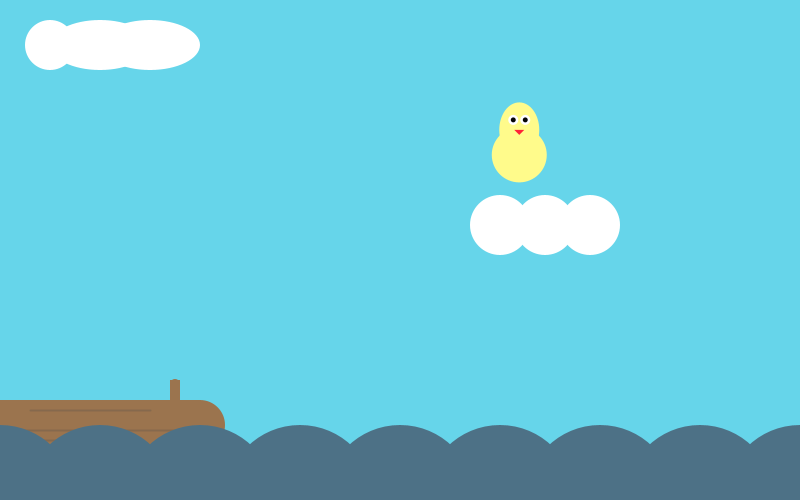
Frame 1 (no input)
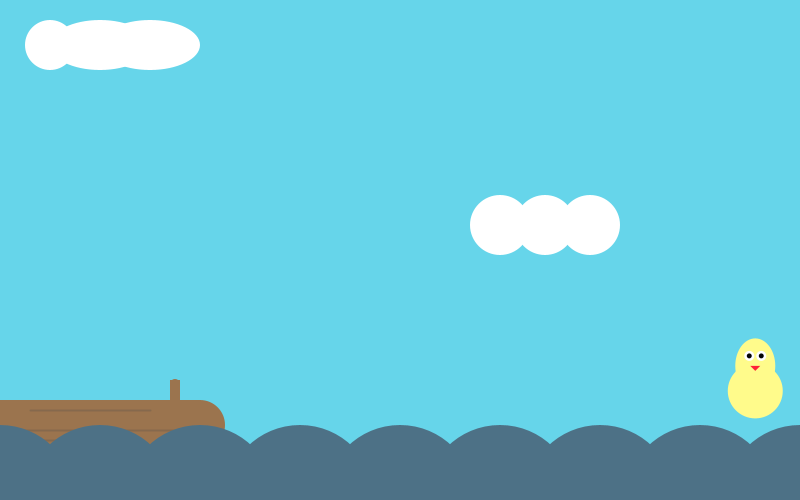
Frame 60 (the mouse pressed at the canvas centre just before this capture)
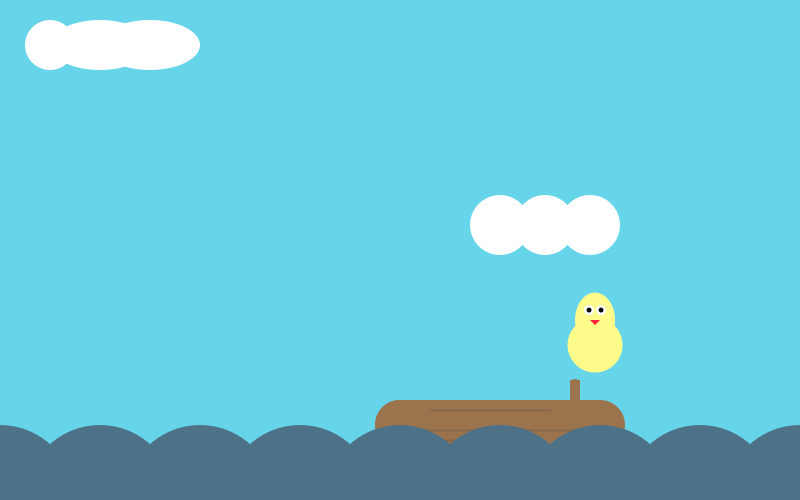
Frame 120 (the mouse held since frame 60 and released just before this capture)

The Processing sketch that drew these frames (run headless with seeded random() and noise(); from frame 60 on, the mouse is pressed at the canvas centre):

// Processing sketch: processing_182726
// ── processing_182726.pde



float xaigua = 0;
float yaigua = 500;
float maigua = 150;

//control nube
float xnube = 50;
float ynube = 45;
float mnube = 50;

//control del pollito
float pollox = random (800);
float polloy = random (500);
float mpollo = 40;
float velocitatx = 2;
float velocitaty = 4;

int bones=0;
int dolentes=0;

void setup() {
  size (800, 500);
 
}

void draw() {
  float xarbre = mouseX;
  float yarbre = 400;
  float mida = 200;
  fill(5);

  background (102, 213, 234);


  //tronc

  fill(155, 116, 78);
  noStroke();
  rect(xarbre, yarbre, mida, mida/4);
  ellipse(xarbre, yarbre+25, mida/4, mida/4);
  ellipse(xarbre, yarbre+25, mida/4, mida/4);
  ellipse(xarbre+mida, yarbre+25, mida/4, mida/4);
  rect (xarbre+mida-30, yarbre-20, mida-190, mida-170);
  ellipse(xarbre+mida-25, yarbre-16, mida/20, mida/20);

  stroke(134, 105, 77);
  strokeWeight(2);
  line(xarbre+30, yarbre+10, xarbre+150, yarbre+10);
  line(xarbre-10, yarbre+40, xarbre+90, yarbre+40);
  line(xarbre-5, yarbre+30, xarbre+180, yarbre+30);

  // onades

  fill(77, 113, 134);
  noStroke();

  ellipse(xaigua, yaigua, maigua, maigua);
  ellipse(xaigua+100, yaigua, maigua, maigua);
  ellipse(xaigua+200, yaigua, maigua, maigua);
  ellipse(xaigua+300, yaigua, maigua, maigua);
  ellipse(xaigua+400, yaigua, maigua, maigua);
  ellipse(xaigua+500, yaigua, maigua, maigua);
  ellipse(xaigua+600, yaigua, maigua, maigua);
  ellipse(xaigua+700, yaigua, maigua, maigua);
  ellipse(xaigua+800, yaigua, maigua, maigua);

  //nube
  fill(255);
  ellipse(xnube, ynube, mnube, mnube);
  ellipse(xnube*2, ynube, mnube*2, mnube);
  ellipse(xnube*3, ynube, mnube*2, mnube);

  ellipse(xnube*10, ynube*5, mnube+10, mnube+10);

  ellipse(xnube*10+mnube-5, ynube*5, mnube+10, mnube+10);
  ellipse(xnube*10+mnube*2-10, ynube*5, mnube+10, mnube+10);

  //dibuix pollito aka pilota

  fill(255, 251, 139);

  pollox = pollox + velocitatx;
  ellipse(pollox, polloy, mpollo, mpollo+15);
  ellipse(pollox, polloy+25, mpollo+15, mpollo+15);
  fill(255, 34, 56);
  triangle(pollox-5, polloy, pollox+5, polloy, pollox, polloy+5);
  fill(255);
  ellipse(pollox-6, polloy-10, mpollo/4, mpollo/4);
  ellipse(pollox+6, polloy-10, mpollo/4, mpollo/4);
  fill(5);
  ellipse(pollox-6, polloy-10, mpollo/8, mpollo/8);
  ellipse(pollox+6, polloy-10, mpollo/8, mpollo/8);


  //movimiento pelota

  pollox = pollox + velocitatx;
  polloy = polloy + velocitaty;




  if (polloy-20<=0) {
    velocitaty=-velocitaty;
  }

  if (pollox>=width-20) {
    velocitatx= -velocitatx;
  }

  if (pollox-20 <=0) {
    velocitatx=-velocitatx;
  }

  // que rebote en el tronco

  if (pollox >= mouseX-mida && pollox <= mouseX+mida&& polloy >= yarbre-9-mpollo && polloy <= yarbre+9-mpollo) {

    velocitaty = -velocitaty;
  }
  
 
}

void mousePressed(){
  
      velocitatx = random(5);
      velocitaty = random(5);
      pollox = pmouseX;
      polloy = pmouseY;
      mouseReleased();
}
